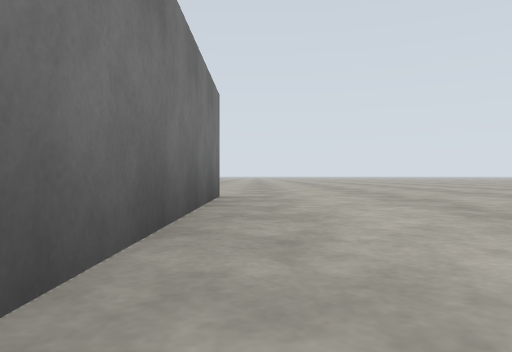
View 1 (above)

15 first-person views from a walk through a Gazebo world. The camera is 0.5 m above the floor, looks level and sees 70° across. The floor is counted in squares, 2 m on a side. Each view is taken from the middle of a square. On the plan, view 1 faces up. The plan holds only what a view shows up to about 9 squares ahead; the rest is blank. The place goes on beyond the plan.

View 2
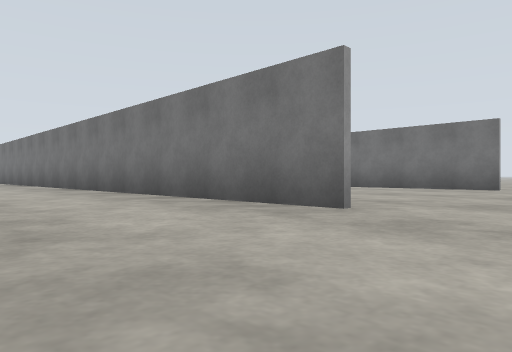

View 3
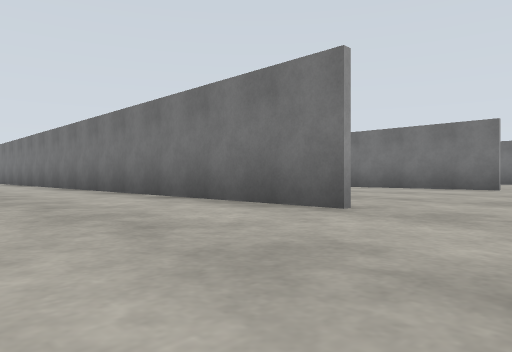

View 4
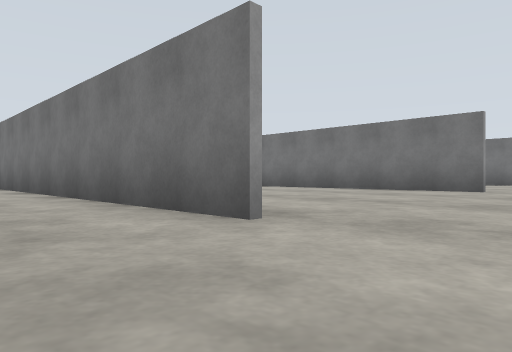

View 5
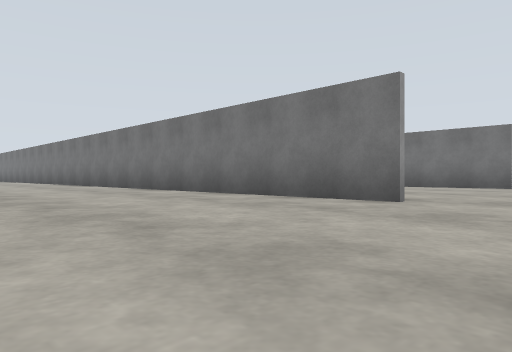

View 6
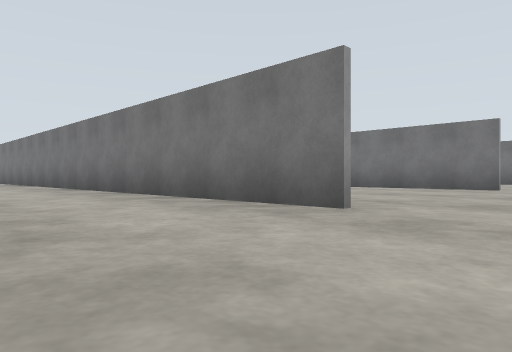

View 7
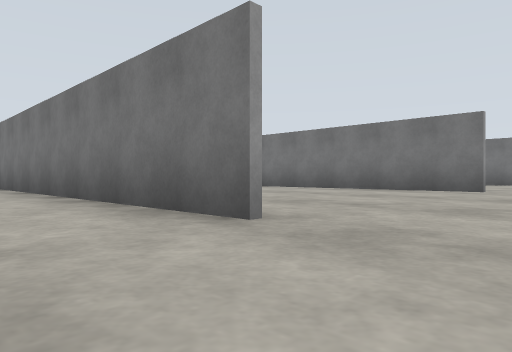

View 8
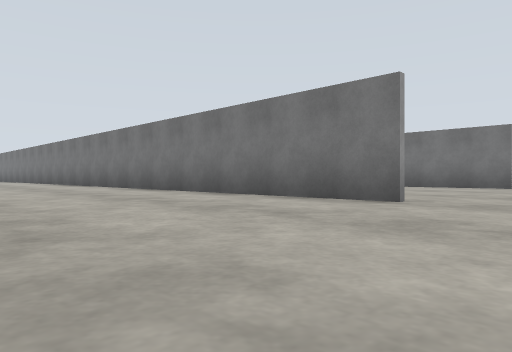

View 9
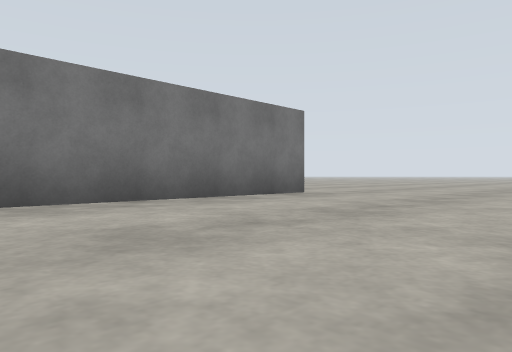

View 10
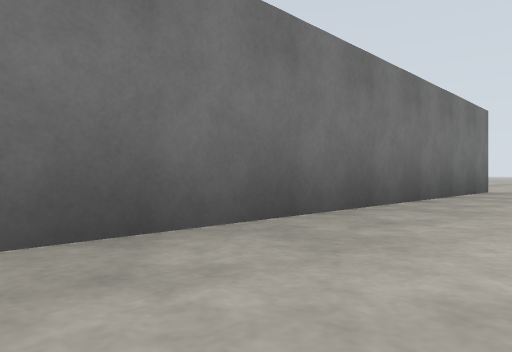

View 11
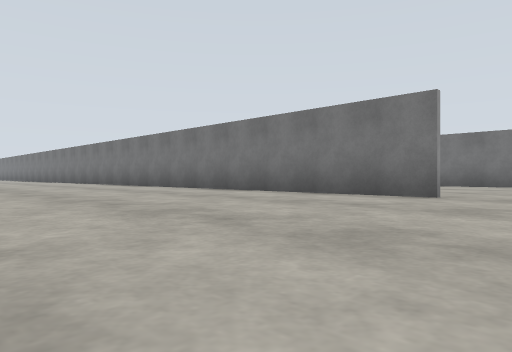

View 12
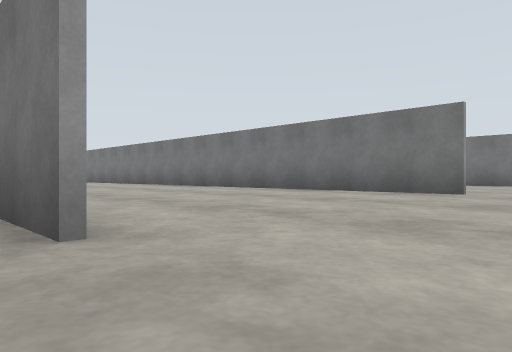

View 13
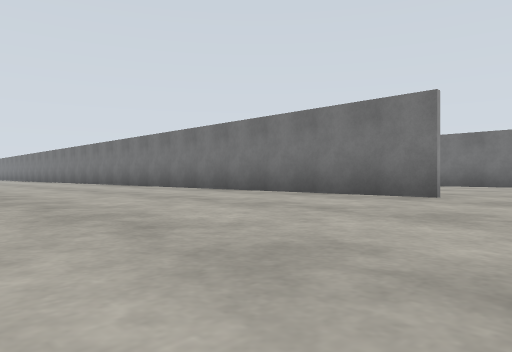

View 14
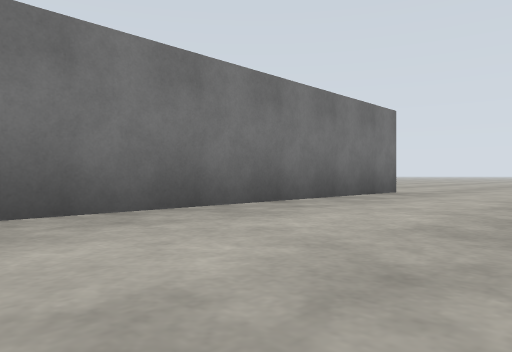

View 15
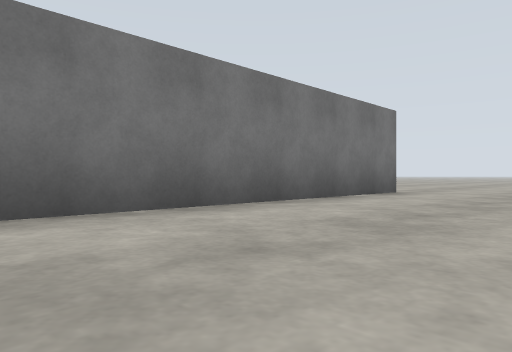

### Floor plan
Points are (right, up) in squares from view 1. A wall is a line through its corners. A room is listed if a view was taken in it or the views show most of it. See-through windows are left out.
Room 1 (views 1, 2, 13, 14)
walls: (-0.5, 4.6) (-0.5, -4.4)
ways out: opening at (4, 5.5) to room 2; opening at (-1, 5.5)
Room 2 (views 3, 11, 12, 15)
walls: (4.5, 4.6) (4.5, -4.4)
ways out: opening at (4, 5.5) to room 1; opening at (9, 5.5) to room 3
Room 3 (views 4, 5)
walls: (9.5, 4.5) (9.5, -3.2)
ways out: opening at (9, 5.5) to room 2; opening at (14, 5.5) to room 4
Room 4 (views 6, 9, 10)
walls: (14.6, 4.6) (14.6, -4.4)
ways out: opening at (14, 5.5) to room 3; opening at (19, 5.5) to room 5
Room 5 (views 7, 8)
walls: (19.5, 4.5) (19.5, -3.2)
ways out: opening at (19, 5.5) to room 4

Positions as (right, up) in squares from view 1, and headings:
1: (0, 0), facing up
2: (2, 6), facing down-left
3: (7, 6), facing down-left
4: (11, 6), facing down-left
5: (13, 6), facing down-left
6: (17, 6), facing down-left
7: (21, 6), facing down-left
8: (23, 6), facing down-left
9: (18, 0), facing up-left
10: (16, -2), facing up-left
11: (9, 6), facing down-left
12: (5, 6), facing down-left
13: (4, 6), facing down-left
14: (2, -1), facing up-left
15: (7, -1), facing up-left
